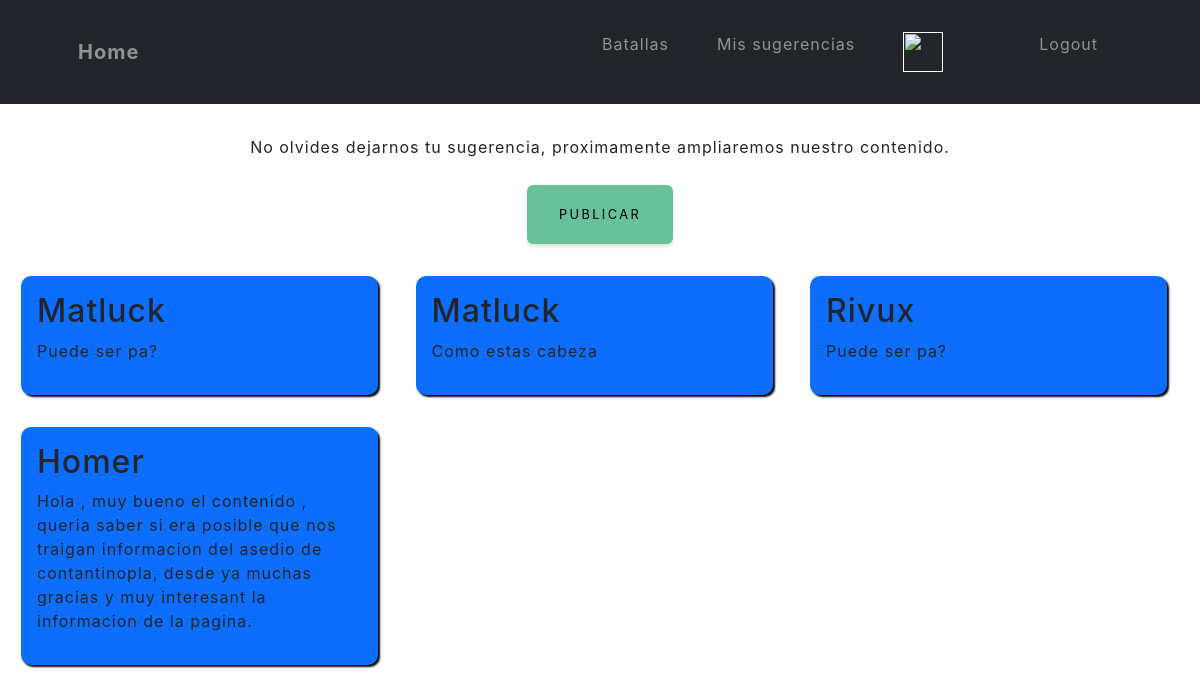
/blog/recomendaciones/, run on an earlier commit of the app's database.
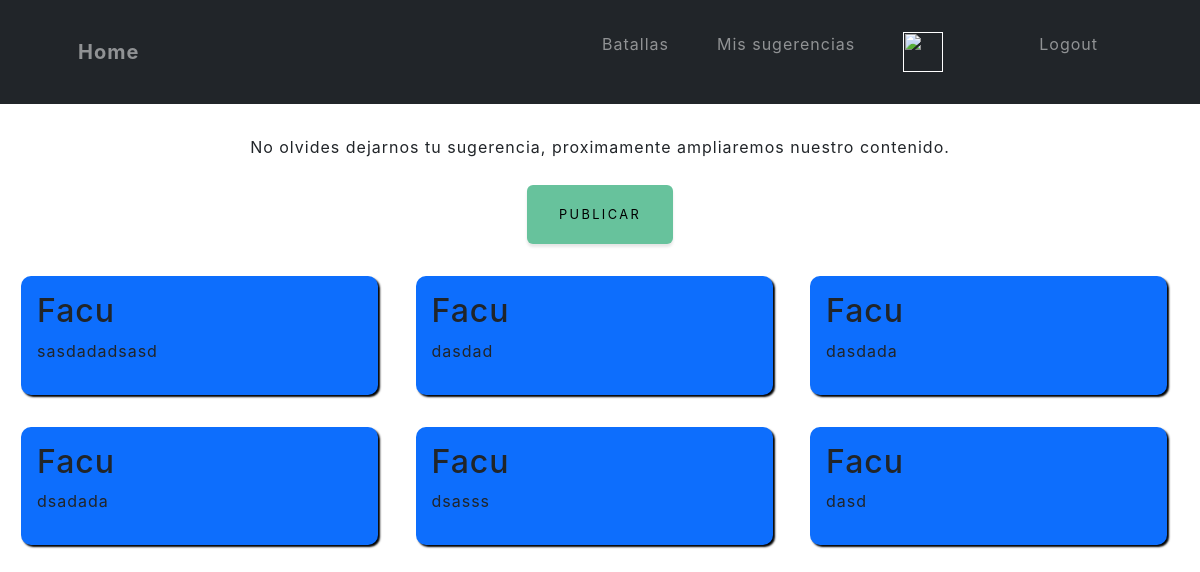
And on a later commit of the database.
### blog/models.py (models this page shows)
class Recomendacion(models.Model):
    usuario = models.ForeignKey(User, on_delete=models.CASCADE)
    contenido = models.TextField()
    fecha = models.DateTimeField(auto_now_add=True)

### blog/views.py (the view)
# urls.py: path('recomendaciones/', views.recomendacion_view, name='recomendaciones'),
def recomendacion_view(request):
    recomendaciones = Recomendacion.objects.all()
    return render(request, 'blog/blog.html', {'recomendaciones': recomendaciones})

### blog/templates/blog/blog.html (shortened to what this page needs)
<div>
    {% extends "HistoryBattlesApp/base.html" %}
    {% load static %}
    {% block spaceContent %}
    <p style="text-align: center;">No olvides dejarnos tu sugerencia, proximamente ampliaremos nuestro contenido.</p>
    <form method="post" enctype="multipart/form-data" style="text-align: center;">
        <button type="submit" class="btn btn-success" style="text-decoration: none; color: black; margin-top: 10px;">Publicar</button>
    </form>
    {% for recomendacion in recomendaciones %}
    <div class="blog-container">
        <h2>{{ recomendacion.usuario }}</h2>
        <p >{{ recomendacion.contenido }}</p>
    </div>
    {% endfor %}
    {% endblock %}

### HistoryBattlesApp/templates/HistoryBattlesApp/base.html (shortened to what this page needs)
<!DOCTYPE html>
<html lang="en">
<head>
    {% load static %}
    <link rel="stylesheet" href="{% static 'HistoryBattlesApp/css/styles.css'%}">
    <link rel="stylesheet" href="{% static 'HistoryBattlesApp/css/myStyle.css'%}">
</head>
<body>
    <nav class="navbar navbar-expand-lg  fixed-top bg-dark" id="mainNav">
        <div class="container px-4 px-lg-5">
            <a class="navbar-brand navText" href="{% url 'Home' %}">Home</a>
            <div class="collapse navbar-collapse" id="navbarResponsive">
                <ul class="navbar-nav ms-auto">
                    <li class="nav-item"><a class="nav-link navText" href="{% url 'Batallas' %}">Batallas</a></li>
                    <li class="nav-item"><a class="nav-link navText" href="{% url 'Blog' %}">Mis sugerencias</a></li>
                    <li class="nav-item"><a class="nav-link navText" href=""><img src="{{avatar}}" width="40px" alt=""></a></li>
                    <li class="nav-item"><a class="nav-link navText" href="{% url 'Perfil' %}">{{user.username}}</a></li>
                    <li class="nav-item"><a class="nav-link navText" href="{% url 'Logout' %}">Logout</a></li>
                </ul>
            </div>
        </div>
    </nav>
    <div class="contenido">
    </div>
    <div class="spaceContent">
        {% block spaceContent %}
        {% endblock %}
    </div>
</body>
</html>

### HistoryBattlesApp/static/HistoryBattlesApp/css/myStyle.css (style rules this page uses)
.contenido { margin-top: 100px !important; padding: 10px; }
.spaceContent { margin-top: 10px !important; padding: 5px; }
.blog-container { background-color: #0d6efd; border-radius: 10px; box-shadow: 2px 2px 2px black ; display: inline-block; margin: 1rem; padding: 1rem; width: 30%; }

What changed in the data, as far as the page shows it:
removed Recomendacion: usuario "Matluck", contenido "Puede ser pa?"
removed Recomendacion: usuario "Matluck", contenido "Como estas cabeza"
removed Recomendacion: usuario "Rivux", contenido "Puede ser pa?"
removed Recomendacion: usuario "Homer", contenido "Hola , muy bueno el contenido , queria saber si era posible que nos traigan informacion del asedio de contantinopla, desde ya muchas gracias y muy interesant la informacion de la pagina."
added Recomendacion: usuario "Facu", contenido "sasdadadsasd"
added Recomendacion: usuario "Facu", contenido "dasdad"
added Recomendacion: usuario "Facu", contenido "dasdada"
added Recomendacion: usuario "Facu", contenido "dsadada"
added Recomendacion: usuario "Facu", contenido "dsasss"
added Recomendacion: usuario "Facu", contenido "dasd"
